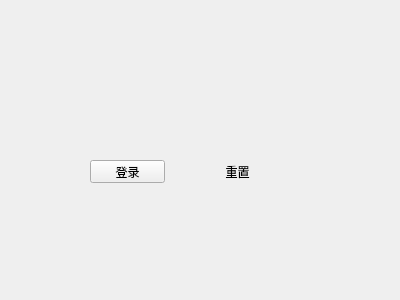
<?xml version="1.0" encoding="UTF-8"?>
<ui version="4.0">
 <class>Form</class>
 <widget class="QWidget" name="Form">
  <property name="geometry">
   <rect>
    <x>0</x>
    <y>0</y>
    <width>400</width>
    <height>300</height>
   </rect>
  </property>
  <property name="windowTitle">
   <string>Form</string>
  </property>
  <widget class="QPushButton" name="pushButton">
   <property name="geometry">
    <rect>
     <x>90</x>
     <y>160</y>
     <width>75</width>
     <height>23</height>
    </rect>
   </property>
   <property name="text">
    <string>登录</string>
   </property>
   <property name="icon">
    <iconset>
     <normaloff>C:/Users/java1234/Desktop/login.png</normaloff>C:/Users/java1234/Desktop/login.png</iconset>
   </property>
   <property name="iconSize">
    <size>
     <width>20</width>
     <height>20</height>
    </size>
   </property>
   <property name="shortcut">
    <string>Ctrl+E</string>
   </property>
   <property name="autoDefault">
    <bool>false</bool>
   </property>
   <property name="default">
    <bool>false</bool>
   </property>
  </widget>
  <widget class="QPushButton" name="pushButton_2">
   <property name="geometry">
    <rect>
     <x>200</x>
     <y>160</y>
     <width>75</width>
     <height>23</height>
    </rect>
   </property>
   <property name="text">
    <string>重置</string>
   </property>
   <property name="icon">
    <iconset>
     <normaloff>C:/Users/java1234/Desktop/reset.png</normaloff>C:/Users/java1234/Desktop/reset.png</iconset>
   </property>
   <property name="default">
    <bool>false</bool>
   </property>
   <property name="flat">
    <bool>true</bool>
   </property>
  </widget>
 </widget>
 <resources/>
 <connections/>
</ui>
